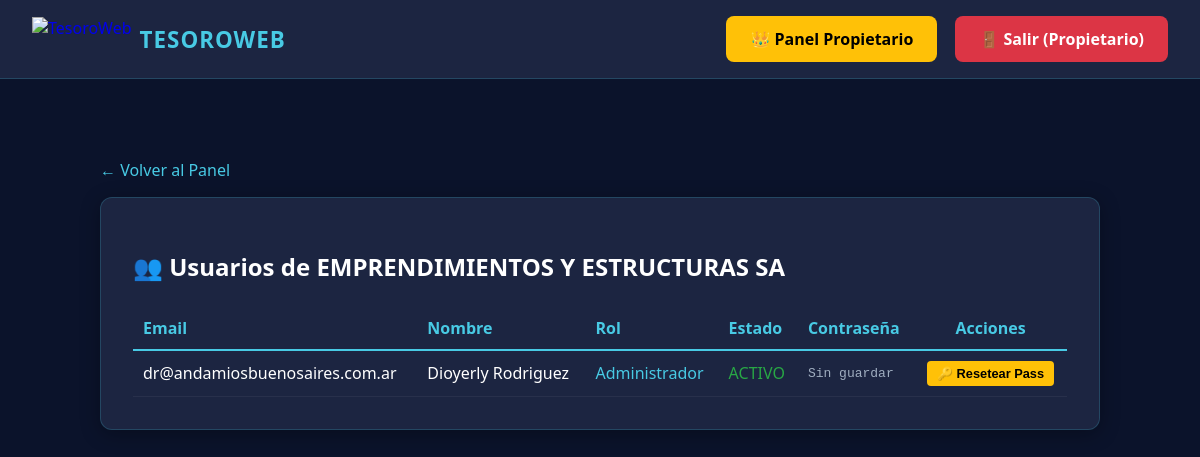
Screenshot of /admin/usuarios_empresa/2 (signed in) with the database file from the repository.
### models.py (models this page shows, shortened)
class Usuario(UserMixin, db.Model):
  id = db.Column(db.Integer, primary_key=True)
  empresa_id = db.Column(db.Integer, db.ForeignKey('empresa.id'), nullable=True)
  nombre = db.Column(db.String(100), nullable=False)
  email = db.Column(db.String(120), unique=True, nullable=False)
  password_hash = db.Column(db.String(255), nullable=False)
  cargo = db.Column(db.String(100), nullable=True)
  rol = db.Column(db.String(50), default='Operador')
  sociedades_permitidas = db.Column(db.String(255), default='*')
  activo = db.Column(db.Boolean, default=True)
  debe_cambiar_password = db.Column(db.Boolean, default=True)

class Empresa(db.Model):
  id = db.Column(db.Integer, primary_key=True)
  nombre = db.Column(db.String(100), nullable=False)
  cuit = db.Column(db.String(20), unique=True, nullable=False)
  estado_suscripcion = db.Column(db.String(20), default='activa')
  fecha_alta = db.Column(db.DateTime, default=datetime.utcnow)

### app.py (the view)
@app.route('/admin/usuarios_empresa/<int:empresa_id>')
@login_required
def usuarios_empresa(empresa_id):
    if current_user.rol != 'SuperAdmin':
        return redirect(url_for('index'))
    empresa = Empresa.query.get(empresa_id)
    if not empresa:
        flash("Empresa no encontrada", "danger")
        return redirect(url_for('panel_superadmin'))
    usuarios = Usuario.query.filter_by(empresa_id=empresa_id).all()
    from models import ContraseñaGuardada
    contraseñas = {}
    for usuario in usuarios:
        cg = ContraseñaGuardada.query.filter_by(usuario_id=usuario.id).first()
        if cg:
            contraseñas[usuario.id] = cg.contraseña
    return render_template('admin/usuarios_empresa.html', empresa=empresa, usuarios=usuarios, contraseñas=contraseñas)

### app.py (called while the page is built)
@login_manager.user_loader
def load_user(user_id):
    return db.session.get(Usuario, int(user_id))

### templates/admin/usuarios_empresa.html (shortened to what this page needs)
{% extends 'base.html' %}
{% block content %}
<div style="max-width: 1000px; margin: 2rem auto;">
    <a href="{{ url_for('panel_superadmin') }}" style="color: var(--neon-cyan); text-decoration: none;">← Volver al Panel</a>
    <div class="card" style="padding: 2rem; margin-top: 1rem;">
        <h2>👥 Usuarios de {{ empresa.nombre }}</h2>
        <table style="width: 100%; margin-top: 1.5rem; border-collapse: collapse;">
            <thead>
                <tr style="border-bottom: 2px solid var(--neon-cyan); color: var(--neon-cyan);">
                    <th style="padding: 10px; text-align: left;">Email</th>
                    <th style="padding: 10px; text-align: left;">Nombre</th>
                    <th style="padding: 10px; text-align: left;">Rol</th>
                    <th style="padding: 10px; text-align: left;">Estado</th>
                    <th style="padding: 10px; text-align: left;">Contraseña</th>
                    <th style="padding: 10px; text-align: center;">Acciones</th>
                </tr>
            </thead>
            <tbody>
                {% if usuarios %}
                    {% for u in usuarios %}
                    <tr style="border-bottom: 1px solid rgba(255,255,255,0.05);">
                        <td style="padding: 10px; color: white;">{{ u.email }}</td>
                        <td style="padding: 10px; color: white;">{{ u.nombre }}</td>
                        <td style="padding: 10px; color: var(--neon-cyan);">{{ u.rol }}</td>
                        <td style="padding: 10px;">
                            <span style="color: {% if u.activo %}#28a745{% else %}#dc3545{% endif %};">
                                {{ 'ACTIVO' if u.activo else 'INACTIVO' }}
                            </span>
                        </td>
                        <td style="padding: 10px; font-family: monospace; color: #00b4d8; font-weight: bold;">
                            {% if contraseñas.get(u.id) %}
                                {{ contraseñas[u.id] }}
                            {% else %}
                                <span style="color: var(--text-muted); font-weight: normal;">Sin guardar</span>
                            {% endif %}
                        </td>
                        <td style="padding: 10px; text-align: center;">
                            <button onclick="resetearContraseña({{ u.id }}, '{{ u.email }}')" class="btn-neon"
                                style="padding: 5px 10px; font-size: 0.8rem; background: #ffc107; color: black; border: none; border-radius: 4px; cursor: pointer;">
                                🔑 Resetear Pass
                            </button>
                        </td>
                    </tr>
                    {% endfor %}
                {% else %}
                    <tr>
                        <td colspan="5" style="padding: 20px; text-align: center; color: var(--text-muted);">
                            No hay usuarios en esta empresa
                        </td>
                    </tr>
                {% endif %}
            </tbody>
        </table>
    </div>
</div>
{% endblock %}

### templates/base.html (shortened to what this page needs)
<!DOCTYPE html>
<html lang="es">
<head>
    <link rel="stylesheet" href="{{ url_for('static', filename='css/custom.css') }}">
</head>
<body>
    <nav class="navbar">
        <a href="/" style="display: flex; align-items: center; gap: 8px; text-decoration: none; padding: 0;">
            <img src="{{ url_for('static', filename='img/tesoroweb-logo-sin-nombre.png') }}" alt="TesoroWeb" style="height: 45px; width: auto;">
            <div class="brand">TesoroWeb</div>
        </a>
        {% if current_user.is_authenticated %}
        <div style="display: flex; gap: 8px; align-items: center;">
            {% if current_user.rol == 'SuperAdmin' %}
                <a href="/admin" class="btn-neon" style="background: #ffc107; color: black;">👑 Panel Propietario</a>
            {% else %}
                <a href="/" class="btn-neon">Panel Principal</a>
                <a href="/cargar_factura" class="btn-neon">Cargar Factura</a>
                <a href="/pagos" class="btn-neon">Gestión de Pagos</a>
                <a href="/conciliacion" class="btn-neon">Conciliación</a>
                <a href="/configuracion" class="btn-neon">Configuración</a>
            {% endif %}
            <a href="/logout" class="btn-neon" style="background: #dc3545; color: white; margin-left: 10px;">🚪 Salir ({{ current_user.nombre.split()[0] }})</a>
        </div>
        {% endif %}
    </nav>
    <div class="container">
        {% block content %}{% endblock %}
    </div>
</body>
</html>

### static/css/custom.css (style rules this page uses)
:root { --bg-principal: #0b132b; --bg-card: #1c2541; --neon-blue: #00b4d8; --neon-cyan: #48cae4; --text-main: #ffffff; --text-muted: #a0aec0; --border-color: rgba(72, 202, 228, 0.2); }
body { background-color: var(--bg-principal); color: var(--text-main); font-family: 'Segoe UI', Tahoma, Geneva, Verdana, sans-serif; margin: 0; padding: 0; }
.navbar { background-color: var(--bg-card); border-bottom: 1px solid var(--border-color); padding: 1rem 2rem; display: flex; justify-content: space-between; align-items: center; }
.brand { font-size: 1.4rem; font-weight: bold; color: var(--neon-cyan); text-transform: uppercase; letter-spacing: 1px; }
.container { max-width: 1500px; margin: 5rem auto; padding: 0 1rem; }
.card { background-color: var(--bg-card); border: 1px solid var(--border-color); border-radius: 12px; padding: 1.5rem; box-shadow: 0 4px 20px rgba(0, 0, 0, 0.3); }
.btn-neon { background: linear-gradient(135deg, var(--neon-blue), var(--neon-cyan)); color: #000; font-weight: bold; padding: 0.75rem 1.5rem; border: none; border-radius: 8px; cursor: pointer; text-decoration: none; display: inline-block; transition: all 0.3s ease; }

### rows the page displays
Usuario: nombre "Propietario"
Empresa: nombre "EMPRENDIMIENTOS Y ESTRUCTURAS SA"
Usuario: email "dr@andamiosbuenosaires.com.ar", nombre "Dioyerly Rodriguez", rol "Administrador", activo "ACTIVO", shows "Sin guardar"
